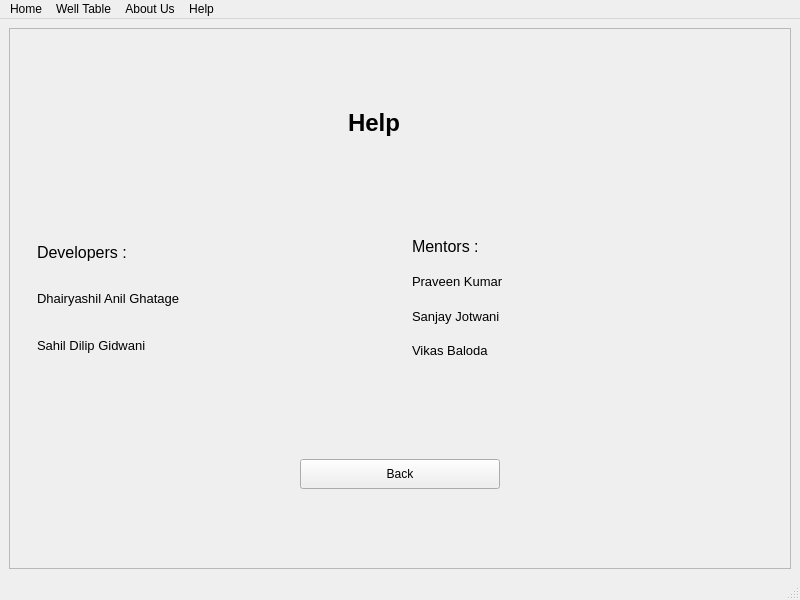
<?xml version="1.0" encoding="UTF-8"?>
<ui version="4.0">
 <class>MainWindow</class>
 <widget class="QMainWindow" name="MainWindow">
  <property name="geometry">
   <rect>
    <x>0</x>
    <y>0</y>
    <width>800</width>
    <height>600</height>
   </rect>
  </property>
  <property name="windowTitle">
   <string>MainWindow</string>
  </property>
  <widget class="QWidget" name="centralwidget">
   <layout class="QVBoxLayout" name="verticalLayout">
    <item>
     <widget class="QScrollArea" name="scrollArea">
      <property name="widgetResizable">
       <bool>true</bool>
      </property>
      <widget class="QWidget" name="scrollAreaWidgetContents">
       <property name="geometry">
        <rect>
         <x>0</x>
         <y>0</y>
         <width>780</width>
         <height>539</height>
        </rect>
       </property>
       <layout class="QVBoxLayout" name="verticalLayout_2">
        <item>
         <widget class="QWidget" name="widget" native="true">
          <property name="minimumSize">
           <size>
            <width>500</width>
            <height>0</height>
           </size>
          </property>
          <layout class="QHBoxLayout" name="horizontalLayout_3">
           <item>
            <widget class="QLabel" name="label_3">
             <property name="maximumSize">
              <size>
               <width>150</width>
               <height>200</height>
              </size>
             </property>
             <property name="text">
              <string/>
             </property>
             <property name="pixmap">
              <pixmap>logo.png</pixmap>
             </property>
             <property name="scaledContents">
              <bool>true</bool>
             </property>
            </widget>
           </item>
           <item>
            <widget class="QLabel" name="label_2">
             <property name="minimumSize">
              <size>
               <width>300</width>
               <height>0</height>
              </size>
             </property>
             <property name="maximumSize">
              <size>
               <width>300</width>
               <height>16777215</height>
              </size>
             </property>
             <property name="font">
              <font>
               <pointsize>18</pointsize>
               <weight>75</weight>
               <bold>true</bold>
              </font>
             </property>
             <property name="text">
              <string>Help</string>
             </property>
             <property name="alignment">
              <set>Qt::AlignCenter</set>
             </property>
            </widget>
           </item>
           <item>
            <widget class="QLabel" name="label">
             <property name="maximumSize">
              <size>
               <width>200</width>
               <height>100</height>
              </size>
             </property>
             <property name="text">
              <string/>
             </property>
             <property name="pixmap">
              <pixmap>aquaprobe_logo.png</pixmap>
             </property>
             <property name="scaledContents">
              <bool>true</bool>
             </property>
             <property name="wordWrap">
              <bool>false</bool>
             </property>
            </widget>
           </item>
          </layout>
         </widget>
        </item>
        <item>
         <widget class="QWidget" name="widget_2" native="true">
          <property name="minimumSize">
           <size>
            <width>300</width>
            <height>0</height>
           </size>
          </property>
          <layout class="QHBoxLayout" name="horizontalLayout_2">
           <item>
            <widget class="QWidget" name="widget_4" native="true">
             <property name="font">
              <font>
               <weight>50</weight>
               <bold>false</bold>
              </font>
             </property>
             <layout class="QVBoxLayout" name="verticalLayout_3">
              <item>
               <widget class="QLabel" name="label_4">
                <property name="font">
                 <font>
                  <pointsize>12</pointsize>
                 </font>
                </property>
                <property name="text">
                 <string>Developers :</string>
                </property>
               </widget>
              </item>
              <item>
               <widget class="QLabel" name="label_5">
                <property name="font">
                 <font>
                  <pointsize>10</pointsize>
                 </font>
                </property>
                <property name="text">
                 <string>Dhairyashil Anil Ghatage</string>
                </property>
               </widget>
              </item>
              <item>
               <widget class="QLabel" name="label_8">
                <property name="font">
                 <font>
                  <pointsize>10</pointsize>
                 </font>
                </property>
                <property name="text">
                 <string>Sahil Dilip Gidwani</string>
                </property>
               </widget>
              </item>
             </layout>
            </widget>
           </item>
           <item>
            <widget class="QWidget" name="widget_5" native="true">
             <layout class="QVBoxLayout" name="verticalLayout_4">
              <item>
               <widget class="QLabel" name="label_11">
                <property name="font">
                 <font>
                  <pointsize>12</pointsize>
                 </font>
                </property>
                <property name="text">
                 <string>Mentors :</string>
                </property>
               </widget>
              </item>
              <item>
               <widget class="QLabel" name="label_10">
                <property name="font">
                 <font>
                  <pointsize>10</pointsize>
                 </font>
                </property>
                <property name="text">
                 <string>Praveen Kumar</string>
                </property>
               </widget>
              </item>
              <item>
               <widget class="QLabel" name="label_9">
                <property name="font">
                 <font>
                  <pointsize>10</pointsize>
                 </font>
                </property>
                <property name="text">
                 <string>Sanjay Jotwani</string>
                </property>
               </widget>
              </item>
              <item>
               <widget class="QLabel" name="label_12">
                <property name="font">
                 <font>
                  <pointsize>10</pointsize>
                 </font>
                </property>
                <property name="text">
                 <string>Vikas Baloda</string>
                </property>
               </widget>
              </item>
             </layout>
            </widget>
           </item>
          </layout>
         </widget>
        </item>
        <item>
         <widget class="QWidget" name="widget_3" native="true">
          <property name="minimumSize">
           <size>
            <width>500</width>
            <height>0</height>
           </size>
          </property>
          <layout class="QHBoxLayout" name="horizontalLayout">
           <item>
            <widget class="QPushButton" name="back_button">
             <property name="minimumSize">
              <size>
               <width>100</width>
               <height>30</height>
              </size>
             </property>
             <property name="maximumSize">
              <size>
               <width>200</width>
               <height>30</height>
              </size>
             </property>
             <property name="text">
              <string>Back</string>
             </property>
            </widget>
           </item>
          </layout>
         </widget>
        </item>
       </layout>
      </widget>
     </widget>
    </item>
   </layout>
  </widget>
  <widget class="QMenuBar" name="menubar">
   <property name="geometry">
    <rect>
     <x>0</x>
     <y>0</y>
     <width>800</width>
     <height>21</height>
    </rect>
   </property>
   <widget class="QMenu" name="menuHome">
    <property name="title">
     <string>Home</string>
    </property>
   </widget>
   <widget class="QMenu" name="menuWellTable">
    <property name="title">
     <string>Well Table</string>
    </property>
   </widget>
   <widget class="QMenu" name="menuAbout">
    <property name="title">
     <string>About Us</string>
    </property>
   </widget>
   <widget class="QMenu" name="menuHelp">
    <property name="title">
     <string>Help</string>
    </property>
   </widget>
   <addaction name="menuHome"/>
   <addaction name="menuWellTable"/>
   <addaction name="menuAbout"/>
   <addaction name="menuHelp"/>
  </widget>
  <widget class="QStatusBar" name="statusbar"/>
 </widget>
 <resources/>
 <connections/>
</ui>
